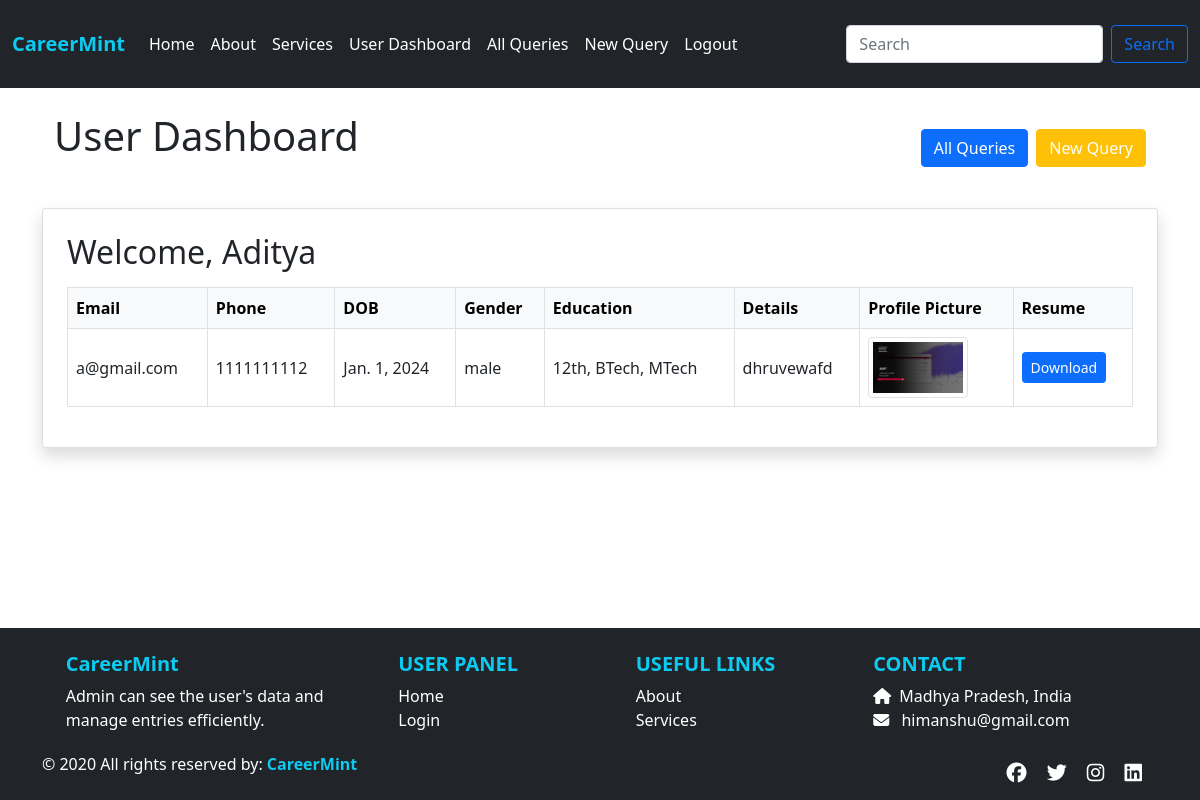
The page /user_dashboard1/3/ on the database its author committed.
### app/models.py (models this page shows, shortened)
class Users(models.Model):
    stuname = models.CharField(max_length=50)
    stuemail = models.EmailField()
    studetail = models.CharField(max_length=300)
    stuphone = models.BigIntegerField()
    studob = models.DateField(null=True, blank=True)
    stuedu = models.CharField(max_length=50, null=True, blank=True)
    stugender = models.CharField(max_length=50, null=True, blank=True)
    stuimage = models.ImageField(upload_to='images/', blank=True, null=True)
    sturesume = models.FileField(upload_to='files/', blank=True, null=True)
    stupass = models.CharField(max_length=50)

### app/views.py (the view)
# urls.py: path('user_dashboard1/<int:pk>/', views.user_dashboard1, name='user_dashboard1'),
def user_dashboard1(request, pk):
    user = Users.objects.get(id=pk)
    return render(request, 'user_dashboard.html', {'userdata': user})

### app/templates/user_dashboard.html (shortened to what this page needs)
{% extends "base.html" %}
{% load static %}
{% block css %}
<link rel="stylesheet" href="{% static 'css/style.css' %}">
{% endblock %}
{% block content %}
<div class="container mb-4">
  <div class="d-flex flex-wrap justify-content-between align-items-center gap-2">
  <h1 class="text-center mb-4">User Dashboard</h1>
    <div class="d-flex flex-wrap gap-2">
      <a href="{% url 'userallquery' pk=userdata.id %}" class="btn btn-primary">All Queries</a>
      <a href="{% url 'newquery' pk=userdata.id %}" class="btn btn-warning text-white">New Query</a>
    </div>
  </div>
</div>
  <div class="card shadow p-4">
    <h2 class="mb-3">Welcome, {{ userdata.stuname }}</h2>
    <div class="table-responsive">
      <table class="table table-bordered table-hover align-middle">
        <thead class="table-light">
          <tr>
            <th>Email</th>
            <th>Phone</th>
            <th>DOB</th>
            <th>Gender</th>
            <th>Education</th>
            <th>Details</th>
            {% if userdata.stuimage %}
              <th>Profile Picture</th>
            {% endif %}
            {% if userdata.sturesume %}
              <th>Resume</th>
            {% endif %}
          </tr>
        </thead>
        <tbody>
          <tr>
            <td>{{ userdata.stuemail }}</td>
            <td>{{ userdata.stuphone }}</td>
            <td>{{ userdata.studob }}</td>
            <td>{{ userdata.stugender }}</td>
            <td>{{ userdata.stuedu }}</td>
            <td>{{ userdata.studetail }}</td>
            {% if userdata.stuimage %}
              <td><img src="{{ userdata.stuimage.url }}" alt="Profile" class="img-thumbnail" style="max-width: 100px;"></td>
            {% endif %}
            {% if userdata.sturesume %}
              <td><a href="{{ userdata.sturesume.url }}" class="btn btn-primary btn-sm" target="_blank">Download</a></td>
            {% endif %}
          </tr>
        </tbody>
      </table>
    </div>
  </div>
</div>
{% endblock %}

### app/static/css/style.css (style rules this page uses)
body { display: flex; flex-direction: column; min-height: 100vh; }
.card { overflow: hidden; position: relative; transition: transform 0.3s ease; }

### rows shown on the page
Users: stuname "Aditya", stuemail "a@gmail.com", stuphone "1111111112", studob "Jan. 1, 2024", stugender "male", stuedu "12th, BTech, MTech", studetail "dhruvewafd", stuimage (picture)
